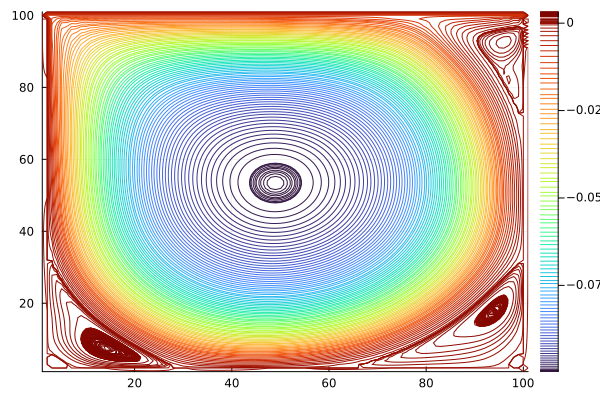

The Julia source for this figure:
using SparseArrays, LinearAlgebra, Plots

xr = 0
xl = 1

yr = 0
yl = 1

hx = 1 / 100
hy = 1 / 100

# the number
Nx = Int64((xl - xr) / (hx))
Ny = Int64((yl - yr) / (hy))

# function return the position of u and in vector
function index_u(i, j)
    if i > Nx + 1 || j > Ny + 1
        return false
    else
        return 2 * ((j - 1) * (Ny + 1) + i) - 1
    end
end

function index_v(i, j)
    if i > Nx + 1 || j > Ny + 1
        return false
    else
        return 2 * ((j - 1) * (Ny + 1) + i)
    end
end
# create empty vector for storing element in matrix
index_i = []
index_j = []

function sys_stream(x::Array, y::Array; tau=hx, Re=0)
    index_i = []
    index_j = []
    index_k = []

    # create empty right hamd side vector
    b = zeros(2 * (Nx + 1) * (Ny + 1))

    epsilon = 1e-8
    for i in 1:Nx + 1
        for j in 1:Ny + 1
            if i == Nx + 1 && j == Ny + 1

                append!(index_i, index_u(i, j))
                append!(index_j, index_v(i, j))
                append!(index_k, 1)

                append!(index_i, index_u(i, j))
                append!(index_j, index_v(i, j - 1))
                append!(index_k, -1)

                append!(index_i, index_v(i, j))
                append!(index_j, index_v(i, j))
                append!(index_k, 1)

                append!(index_i, index_u(i, j))
                append!(index_j, index_u(i, j))
                append!(index_k, hy * epsilon)

                b[index_u(i, j)] = hy
                b[index_v(i, j)] = 0

            elseif i == 1 && j == Ny + 1

                append!(index_i, index_u(i, j))
                append!(index_j, index_v(i, j))
                append!(index_k, 1)

                append!(index_i, index_u(i, j))
                append!(index_j, index_v(i, j - 1))
                append!(index_k, -1)

                append!(index_i, index_v(i, j))
                append!(index_j, index_v(i, j))
                append!(index_k, 1)

                append!(index_i, index_u(i, j))
                append!(index_j, index_u(i, j))
                append!(index_k, hy * epsilon)

                b[index_u(i, j)] = hy
                b[index_v(i, j)] = 0

            elseif i == 1 && j == 1

                append!(index_i, index_u(i, j))
                append!(index_j, index_v(i, j))
                append!(index_k, -2)

                append!(index_i, index_u(i, j))
                append!(index_j, index_v(i, j + 1))
                append!(index_k, 1)

                append!(index_i, index_v(i, j))
                append!(index_j, index_v(i, j))
                append!(index_k, 1)

                append!(index_i, index_u(i, j))
                append!(index_j, index_u(i, j))
                append!(index_k, hy * epsilon)

                b[index_u(i, j)] = hy
                b[index_v(i, j)] = 0

            elseif j == Ny + 1
                append!(index_i, index_u(i, j))
                append!(index_j, index_v(i, j))
                append!(index_k, 1)

                append!(index_i, index_u(i, j))
                append!(index_j, index_v(i, j - 1))
                append!(index_k, -1)

                append!(index_i, index_u(i, j))
                append!(index_j, index_u(i, j))
                append!(index_k, hy * epsilon)

                append!(index_i, index_v(i, j))
                append!(index_j, index_v(i, j))
                append!(index_k, 1)

                b[index_u(i, j)] = hy
                b[index_v(i, j)] = 0
            elseif i == 1

                append!(index_i, index_u(i, j))
                append!(index_j, index_v(i, j))
                append!(index_k, -1)

                append!(index_i, index_u(i, j))
                append!(index_j, index_v(i + 1, j))
                append!(index_k, 1)

                append!(index_i, index_v(i, j))
                append!(index_j, index_v(i, j))
                append!(index_k, 1)

                append!(index_i, index_u(i, j))
                append!(index_j, index_u(i, j))
                append!(index_k, epsilon)

                b[index_u(i, j)] = 0
                b[index_v(i, j)] = 0
            elseif i == Nx + 1
                append!(index_i, index_u(i, j))
                append!(index_j, index_v(i, j))
                append!(index_k, 1)

                append!(index_i, index_u(i, j))
                append!(index_j, index_v(i - 1, j))
                append!(index_k, -1)

                append!(index_i, index_v(i, j))
                append!(index_j, index_v(i, j))
                append!(index_k, 1)

                append!(index_i, index_u(i, j))
                append!(index_j, index_u(i, j))
                append!(index_k, epsilon)

                b[index_u(i, j)] = 0
                b[index_v(i, j)] = 0

            elseif j == 1
                append!(index_i, index_u(i, j))
                append!(index_j, index_v(i, j))
                append!(index_k, -1)

                append!(index_i, index_u(i, j))
                append!(index_j, index_v(i, j + 1))
                append!(index_k, 1)

                append!(index_i, index_v(i, j))
                append!(index_j, index_v(i, j))
                append!(index_k, 1)

                append!(index_i, index_u(i, j))
                append!(index_j, index_u(i, j))
                append!(index_k, epsilon)

                b[index_u(i, j)] = 0
                b[index_v(i, j)] = 0
            else
                # nonlinear terms
                phi_x = x[index_v(i + 1, j)] - x[index_v(i - 1, j)]
                phi_y = x[index_v(i, j + 1)] - x[index_v(i, j - 1)]

                xi_x = x[index_u(i + 1, j)] - x[index_u(i - 1, j)]
                xi_y = x[index_u(i, j + 1)] - x[index_u(i, j - 1)]

                # right hand side
                # first equation
                b[index_u(i, j)] = x[index_u(i, j)] + tau / (2 * hx^2) * (
                    x[index_u(i + 1, j)] - 4 * x[index_u(i, j)] +
                    x[index_u(i - 1, j)] + x[index_u(i, j + 1)] +
                    x[index_u(i, j - 1)])

                # second equation
                b[index_v(i, j)] = -(x[index_u(i, j)])

                # diagonal of matrix
                append!(index_i, index_u(i, j))
                append!(index_j, index_u(i, j))
                append!(index_k, 1 + 2. * tau / (hx^2))

                append!(index_i, index_v(i, j))
                append!(index_j, index_v(i, j))
                append!(index_k, -4 / (hx^2))

                
                append!(index_i, index_u(i, j))
                append!(index_j, index_u(i, j + 1))
                append!(index_k, tau * Re / (8 * hx * hy) * phi_x - tau /
                    (2. * hx^2))

                
                append!(index_i, index_u(i, j))
                append!(index_j, index_v(i, j + 1))
                append!(index_k, -tau * Re / (8 * hx * hy) * xi_x)

                append!(index_i, index_u(i, j))
                append!(index_j, index_u(i, j - 1))
                append!(index_k, -tau * Re / (8 * hx * hy) * phi_x - tau /
                    (2. * hx^2))

                
                append!(index_i, index_u(i, j))
                append!(index_j, index_v(i, j - 1))
                append!(index_k, tau * Re / (8 * hx * hy) * xi_x)

                
                append!(index_i, index_u(i, j))
                append!(index_j, index_u(i + 1, j))
                append!(index_k, -tau * Re / (8 * hx * hy) * phi_y - tau /
                    (2. * hx^2))

                
                append!(index_i, index_u(i, j))
                append!(index_j, index_v(i + 1, j))
                append!(index_k, tau * Re / (8 * hx * hy) * xi_y)

                append!(index_i, index_u(i, j))
                append!(index_j, index_u(i - 1, j))
                append!(index_k, tau * Re / (8 * hx * hy) * phi_y - tau /
                    (2. * hx^2))

                
                append!(index_i, index_u(i, j))
                append!(index_j, index_v(i - 1, j))
                append!(index_k, -tau * Re / (8 * hx * hy) * xi_y)

                append!(index_i, index_v(i, j))
                append!(index_j, index_v(i, j + 1))
                append!(index_k, 1 / (hy^2))

                append!(index_i, index_v(i, j))
                append!(index_j, index_v(i, j - 1))
                append!(index_k, 1 / (hy^2))

                append!(index_i, index_v(i, j))
                append!(index_j, index_v(i + 1, j))
                append!(index_k, 1 / (hx^2))

                append!(index_i, index_v(i, j))
                append!(index_j, index_v(i - 1, j))
                append!(index_k, 1 / (hx^2))

                append!(index_i, index_v(i, j))
                append!(index_j, index_u(i, j))
                append!(index_k, 1)
            end
        end
    end
    return (sparse(index_i, index_j, index_k), b)
end

y = zeros(2 * (Nx + 1) * (Ny + 1))

# Loop updating x from x=A^-1*b
# x is solution at time step n+1
# y is solution at time step n
x = copy(y)
error = 1
iteration = 1
error_save = []
max_iteration = 150
tau = hx
Re = 1000

# @gif for i in 1:max_iteration
while error > 1e-8 && iteration <= max_iteration
    global iteration, x, y, error_save, u, v, error
    if iteration == 1
        A, b = sys_stream(x, x, tau=tau, Re=Re)
        x = A \ b
        error = norm(x - y)
        u = [x[i] for i in 1:2:2 * (Nx + 1) * (Ny + 1)]
        v = [x[i] for i in 2:2:2 * (Nx + 1) * (Ny + 1)]
        iteration += 1
    else
        A, b = sys_stream(x, y, tau=tau, Re=Re)
        
        # save time step n to y
        y = copy(x)
        
        # solve linear sys
        x = A \ b

        # calculate error
        u = [x[i] for i in 1:2:2 * (Nx + 1) * (Ny + 1)]
        v = [x[i] for i in 2:2:2 * (Nx + 1) * (Ny + 1)]
        error = maximum(abs.([x[i] - y[i] for i in 2:2:2 * (Nx + 1) * (Ny + 1)]))
        append!(error_save, error)
        println("iteration: $(iteration)")
        println("error    : $(error)")
        iteration += 1
    end
end


u = [x[i] for i in 1:2:2 * (Nx + 1) * (Ny + 1)]
v = [x[i] for i in 2:2:2 * (Nx + 1) * (Ny + 1)]
u = reshape(u, (Nx + 1, Ny + 1))
v = reshape(v, (Nx + 1, Ny + 1))

phi = v
value(x, y) = phi[x, y]
m = minimum(phi)
M = maximum(phi)
sc1 = [i for i in m:-m/10:0]
sc2 = [i for i in 0:M/10:M]
sc = append!(sc1, sc2)
Plots.contour(1:Nx, 1:Ny, value, levels=sc, c=:leonardo)
# Plots.contour(1:52, 1:52, value, fill=true)
# m = minimum(phi)
# M = maximum(phi)
# sc1 = [i for i in m:-m/10:0]
# sc2 = [i for i in 0:M/10:M]
# sc = append!(sc1, sc2)
# Plots.contour(1:52, 1:52, value, levels=sc)
# sc = [m:-m/20:0, 0:M/20:M]
# cp = plt.contour(phi, levels=sc, cmap='RdGy')
# using GR
# GR.contourf(phi, levels=sc)
# Plots.contour(1:52, 1:52, value, fill=true) 
# Plots.heatmap(1:52, 1:52, value)
# GR.heatmap(phi)
